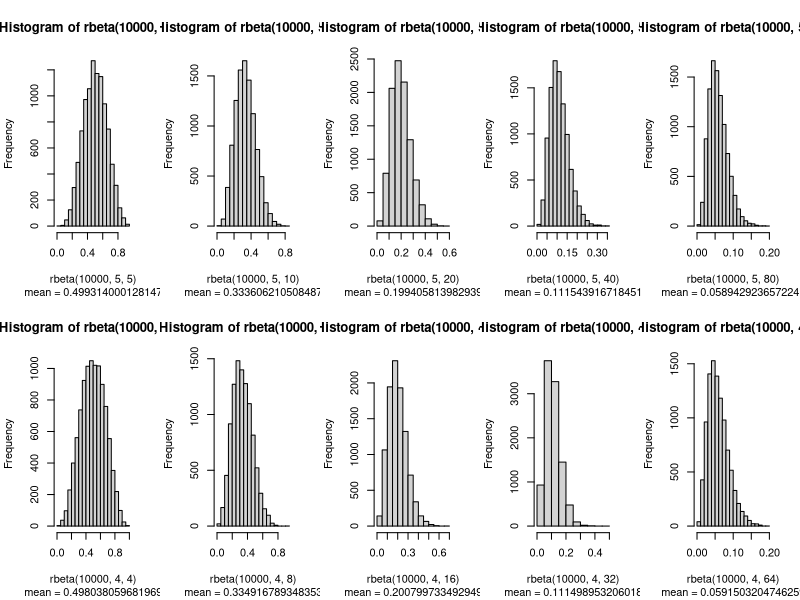
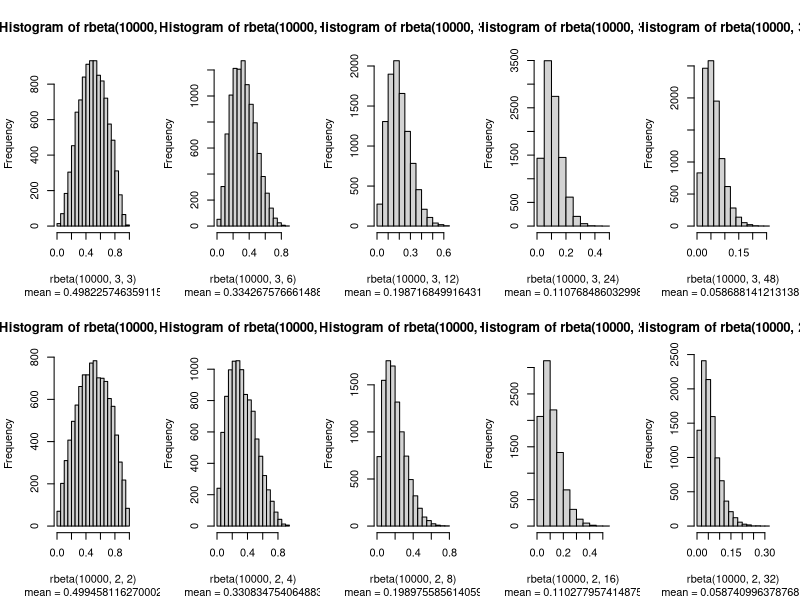
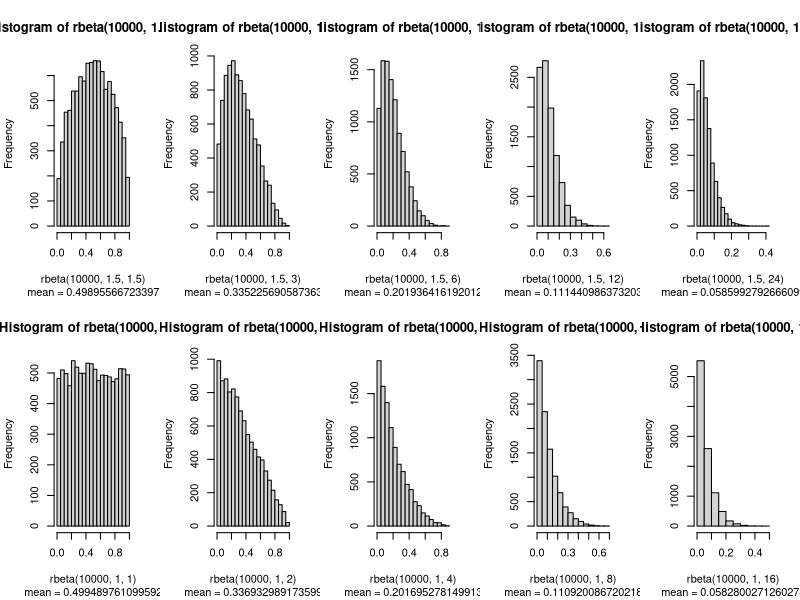
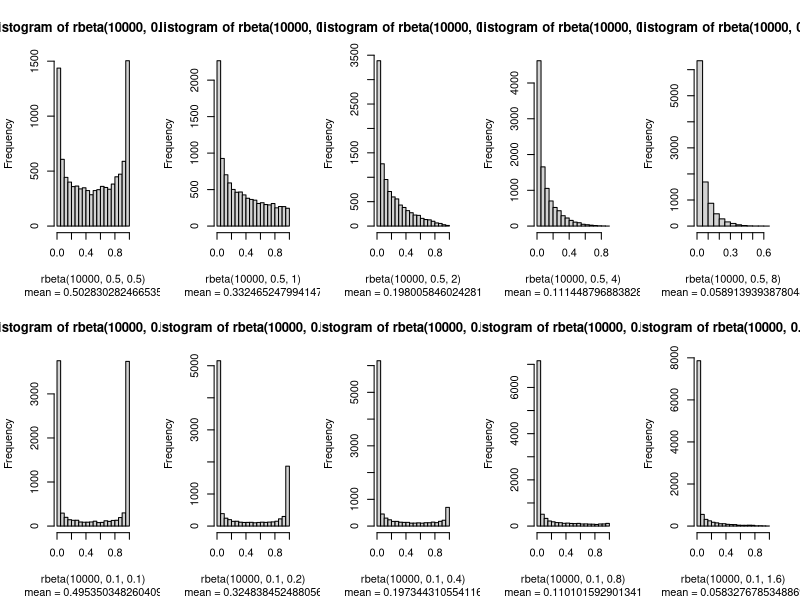

Write the R code that produced these figures, in order.
jpeg("beta_dist_01.jpg",width=11,heigh=8,units="in",res=1600)
par(mfrow=c(2,5))
hist(rbeta(10000,5,5), sub=paste(c("mean = ", mean(rbeta(10000,5,5))), collapse = ""))
hist(rbeta(10000,5,10), sub=paste(c("mean = ", mean(rbeta(10000,5,10))), collapse = ""))
hist(rbeta(10000,5,20), sub=paste(c("mean = ", mean(rbeta(10000,5,20))), collapse = ""))
hist(rbeta(10000,5,40), sub=paste(c("mean = ", mean(rbeta(10000,5,40))), collapse = ""))
hist(rbeta(10000,5,80), sub=paste(c("mean = ", mean(rbeta(10000,5,80))), collapse = ""))

hist(rbeta(10000,4,4), sub=paste(c("mean = ", mean(rbeta(10000,4,4))), collapse = ""))
hist(rbeta(10000,4,8), sub=paste(c("mean = ", mean(rbeta(10000,4,8))), collapse = ""))
hist(rbeta(10000,4,16), sub=paste(c("mean = ", mean(rbeta(10000,4,16))), collapse = ""))
hist(rbeta(10000,4,32), sub=paste(c("mean = ", mean(rbeta(10000,4,32))), collapse = ""))
hist(rbeta(10000,4,64), sub=paste(c("mean = ", mean(rbeta(10000,4,64))), collapse = ""))
dev.off()

jpeg("beta_dist_02.jpg",width=11,heigh=8,units="in",res=1600)
par(mfrow=c(2,5))
hist(rbeta(10000,3,3), sub=paste(c("mean = ", mean(rbeta(10000,3,3))), collapse = ""))
hist(rbeta(10000,3,6), sub=paste(c("mean = ", mean(rbeta(10000,3,6))), collapse = ""))
hist(rbeta(10000,3,12), sub=paste(c("mean = ", mean(rbeta(10000,3,12))), collapse = ""))
hist(rbeta(10000,3,24), sub=paste(c("mean = ", mean(rbeta(10000,3,24))), collapse = ""))
hist(rbeta(10000,3,48), sub=paste(c("mean = ", mean(rbeta(10000,3,48))), collapse = ""))

hist(rbeta(10000,2,2), sub=paste(c("mean = ", mean(rbeta(10000,2,2))), collapse = ""))
hist(rbeta(10000,2,4), sub=paste(c("mean = ", mean(rbeta(10000,2,4))), collapse = ""))
hist(rbeta(10000,2,8), sub=paste(c("mean = ", mean(rbeta(10000,2,8))), collapse = ""))
hist(rbeta(10000,2,16), sub=paste(c("mean = ", mean(rbeta(10000,2,16))), collapse = ""))
hist(rbeta(10000,2,32), sub=paste(c("mean = ", mean(rbeta(10000,2,32))), collapse = ""))
dev.off()

jpeg("beta_dist_03.jpg",width=11,heigh=8,units="in",res=1600)
par(mfrow=c(2,5))
hist(rbeta(10000,1.5,1.5), sub=paste(c("mean = ", mean(rbeta(10000,1.5,1.5))), collapse = ""))
hist(rbeta(10000,1.5,3), sub=paste(c("mean = ", mean(rbeta(10000,1.5,3))), collapse = ""))
hist(rbeta(10000,1.5,6), sub=paste(c("mean = ", mean(rbeta(10000,1.5,6))), collapse = ""))
hist(rbeta(10000,1.5,12), sub=paste(c("mean = ", mean(rbeta(10000,1.5,12))), collapse = ""))
hist(rbeta(10000,1.5,24), sub=paste(c("mean = ", mean(rbeta(10000,1.5,24))), collapse = ""))

hist(rbeta(10000,1,1), sub=paste(c("mean = ", mean(rbeta(10000,1,1))), collapse = ""))
hist(rbeta(10000,1,2), sub=paste(c("mean = ", mean(rbeta(10000,1,2))), collapse = ""))
hist(rbeta(10000,1,4), sub=paste(c("mean = ", mean(rbeta(10000,1,4))), collapse = ""))
hist(rbeta(10000,1,8), sub=paste(c("mean = ", mean(rbeta(10000,1,8))), collapse = ""))
hist(rbeta(10000,1,16), sub=paste(c("mean = ", mean(rbeta(10000,1,16))), collapse = ""))
dev.off()

jpeg("beta_dist_04.jpg",width=11,heigh=8,units="in",res=1600)
par(mfrow=c(2,5))
hist(rbeta(10000,0.5,0.5), sub=paste(c("mean = ", mean(rbeta(10000,0.5,0.5))), collapse = ""))
hist(rbeta(10000,0.5,1), sub=paste(c("mean = ", mean(rbeta(10000,0.5,1))), collapse = ""))
hist(rbeta(10000,0.5,2), sub=paste(c("mean = ", mean(rbeta(10000,0.5,2))), collapse = ""))
hist(rbeta(10000,0.5,4), sub=paste(c("mean = ", mean(rbeta(10000,0.5,4))), collapse = ""))
hist(rbeta(10000,0.5,8), sub=paste(c("mean = ", mean(rbeta(10000,0.5,8))), collapse = ""))

hist(rbeta(10000,0.1,0.1), sub=paste(c("mean = ", mean(rbeta(10000,0.1,0.1))), collapse = ""))
hist(rbeta(10000,0.1,0.2), sub=paste(c("mean = ", mean(rbeta(10000,0.1,0.2))), collapse = ""))
hist(rbeta(10000,0.1,0.4), sub=paste(c("mean = ", mean(rbeta(10000,0.1,0.4))), collapse = ""))
hist(rbeta(10000,0.1,0.8), sub=paste(c("mean = ", mean(rbeta(10000,0.1,0.8))), collapse = ""))
hist(rbeta(10000,0.1,1.6), sub=paste(c("mean = ", mean(rbeta(10000,0.1,1.6))), collapse = ""))
dev.off()
